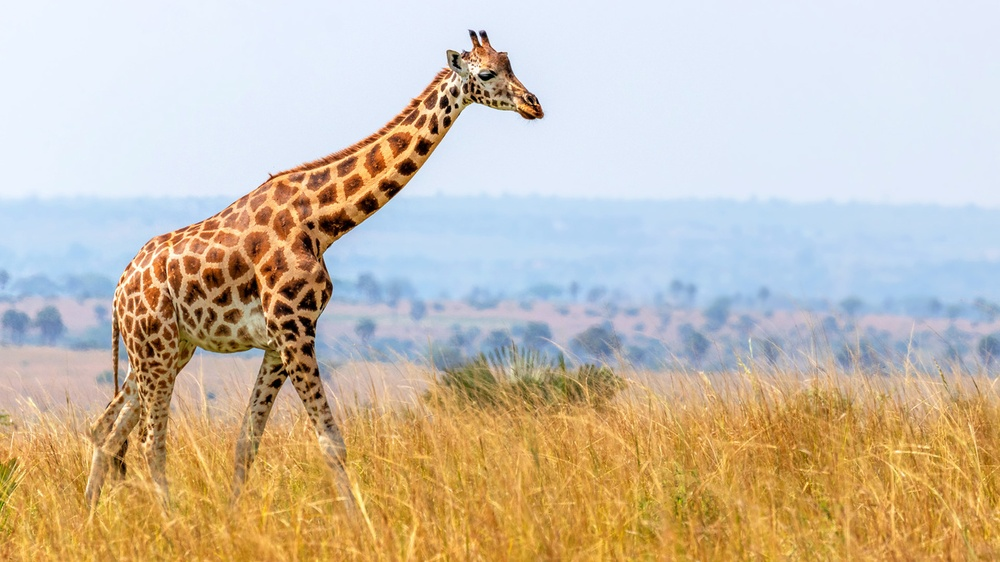
#> input picture Open cv/images/giraffe.jpg, 1000 x 562 px, shrunk from 1300 x 731 before the run
$ jupyter execute blur.ipynb
#> lines starting #> are read from the running program, lines starting #| are printed output that depends on the picture
[cell 1]
import cv2
import numpy as np
import matplotlib.pyplot as plt

[cell 2]
image = cv2.imread('images/giraffe.jpg')
#> image is the input picture: shape (562, 1000, 3); mean B, G, R 171.1, 189.6, 202.6

image_rgb = cv2.cvtColor(image, cv2.COLOR_BGR2RGB)
image_gray = cv2.cvtColor(image, cv2.COLOR_BGR2GRAY)
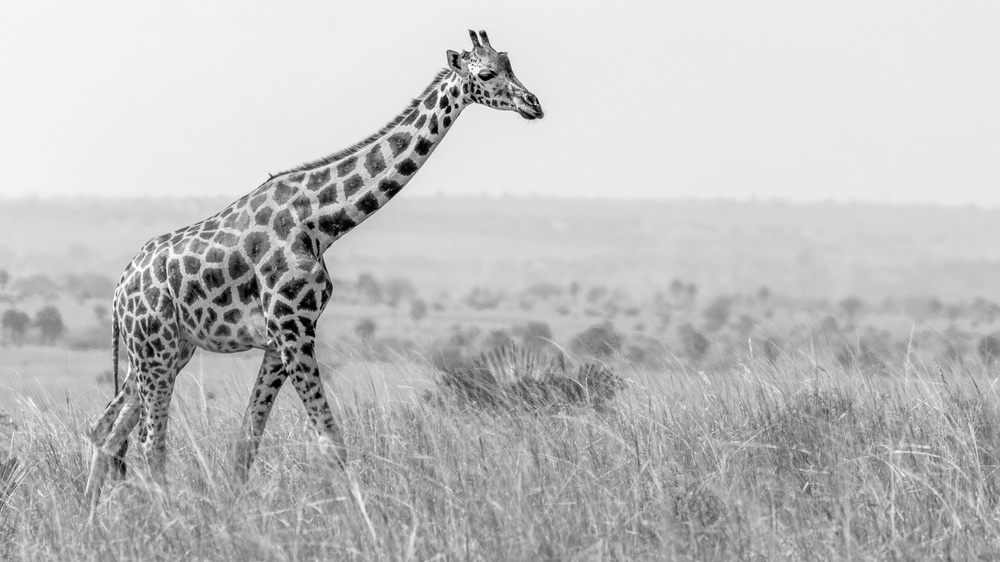
#> image_gray: shape (562, 1000); min 0, max 254, mean 191.3
# print(image.shape)

[cell 3]
kernel_s = 5
average_blur = cv2.blur(image_gray, (kernel_s, kernel_s))

plt.imshow(average_blur,cmap='gray')
plt.axis('off')
plt.title('Average Blur')

[cell 4]
kernel_s = 21
gaussian_blur = cv2.GaussianBlur(image_gray, (kernel_s, kernel_s), 0)
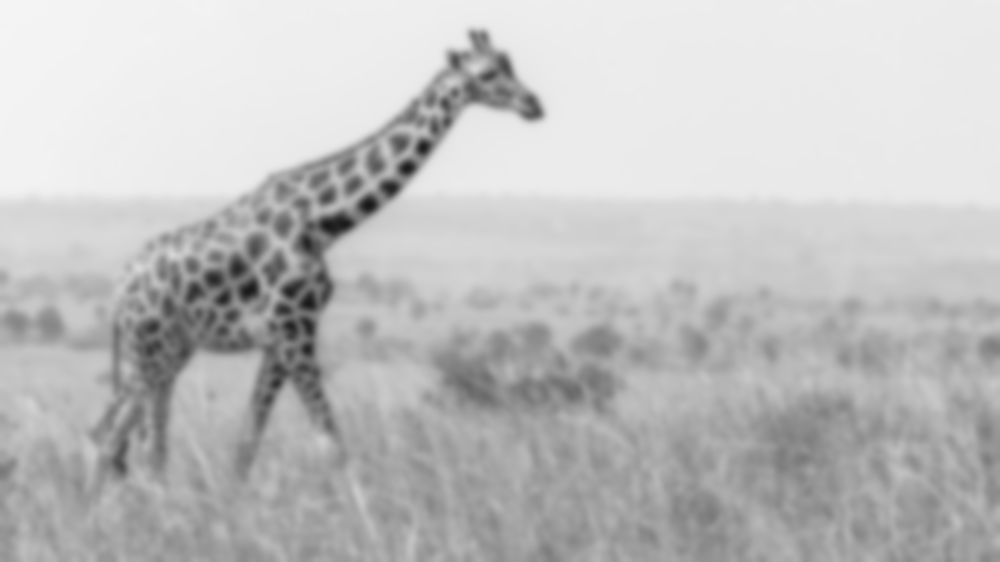
#> gaussian_blur: shape (562, 1000); min 23, max 244, mean 191.3
plt.figure()
plt.imshow(gaussian_blur,cmap='gray')
plt.axis('off')
plt.title('Gaussian Blur')

[cell 5]
median_blur = cv2.medianBlur(image_gray, kernel_s)
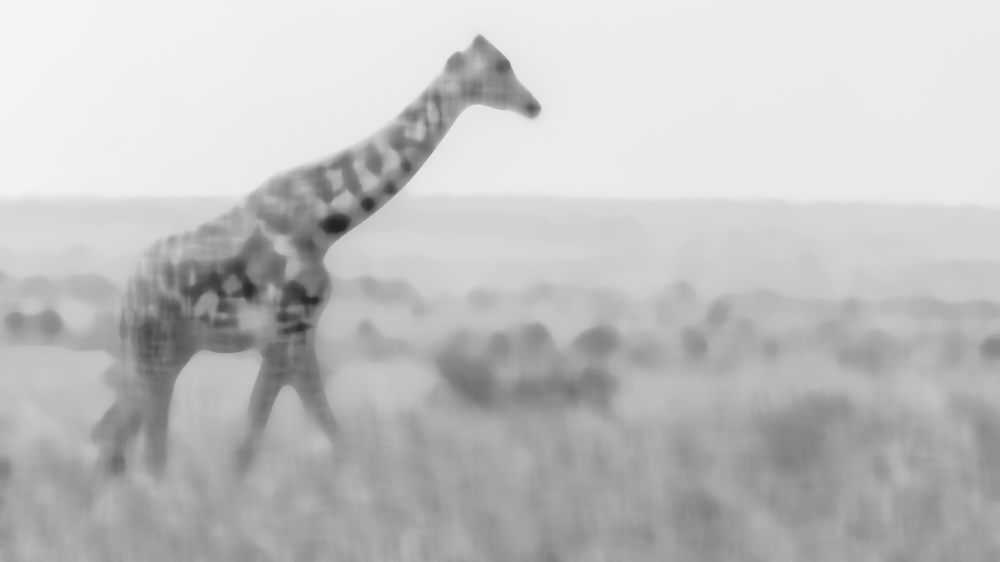
#> median_blur: shape (562, 1000); min 35, max 244, mean 192.3
plt.figure()
plt.imshow(median_blur,cmap='gray')
plt.axis('off')
plt.title('Median Blur')

$ run again, with Open cv/images/download.jpg copied over Open cv/images/giraffe.jpg
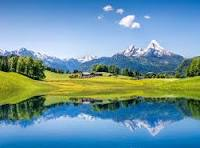
#> input picture Open cv/images/download.jpg, 200 x 148 px
#> image is the input picture: shape (148, 200, 3); mean B, G, R 160.6, 148.7, 107.8
#> `average_blur = cv2.blur(image_gray, (kernel_s, kernel_s))`:
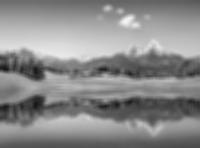
#> average_blur: shape (148, 200); min 21, max 245, mean 137.9
#> `median_blur = cv2.medianBlur(image_gray, kernel_s)`:
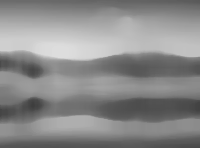
#> median_blur: shape (148, 200); min 62, max 221, mean 138.1

$ run again, with Open cv/images/filter.jpg copied over Open cv/images/giraffe.jpg
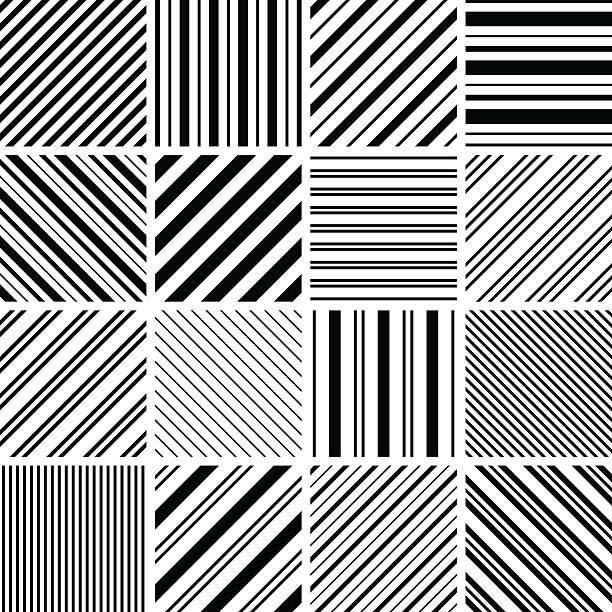
#> input picture Open cv/images/filter.jpg, 612 x 612 px
#> image is the input picture: shape (612, 612, 3); mean B, G, R 168.3, 168.4, 168.2
#> `gaussian_blur = cv2.GaussianBlur(image_gray, (kernel_s, kernel_s), 0)`:
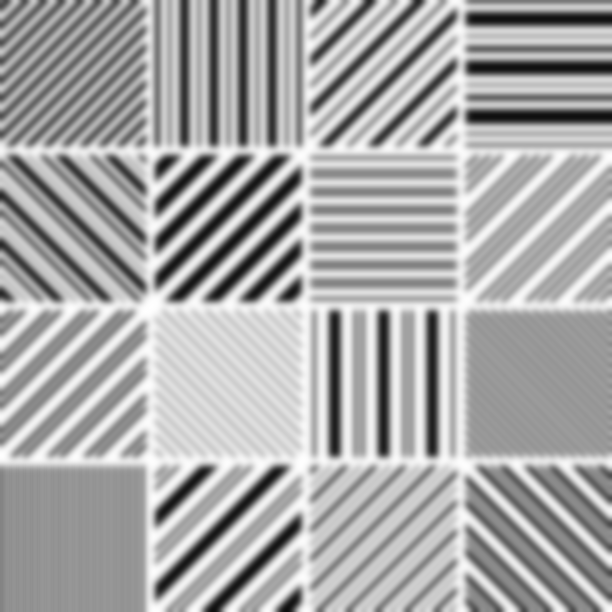
#> gaussian_blur: shape (612, 612); min 13, max 255, mean 168.3
#> `median_blur = cv2.medianBlur(image_gray, kernel_s)`:
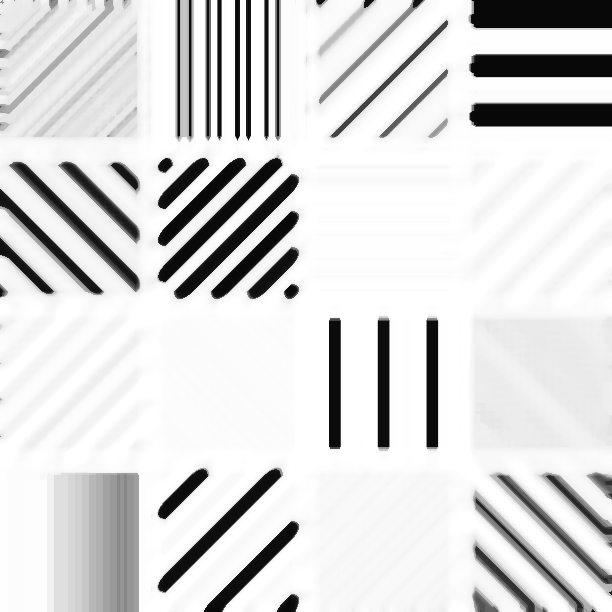
#> median_blur: shape (612, 612); min 8, max 255, mean 217.5
